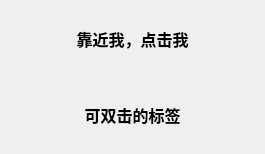
<?xml version="1.0" encoding="UTF-8"?>
<ui version="4.0">
 <class>Widget</class>
 <widget class="QWidget" name="Widget">
  <property name="geometry">
   <rect>
    <x>0</x>
    <y>0</y>
    <width>265</width>
    <height>154</height>
   </rect>
  </property>
  <property name="windowTitle">
   <string>事件过滤器</string>
  </property>
  <layout class="QVBoxLayout" name="verticalLayout">
   <property name="spacing">
    <number>20</number>
   </property>
   <item>
    <widget class="QLabel" name="labHover">
     <property name="font">
      <font>
       <family>Times New Roman</family>
       <pointsize>12</pointsize>
       <weight>75</weight>
       <bold>true</bold>
      </font>
     </property>
     <property name="autoFillBackground">
      <bool>false</bool>
     </property>
     <property name="styleSheet">
      <string notr="true"/>
     </property>
     <property name="text">
      <string>靠近我，点击我</string>
     </property>
     <property name="alignment">
      <set>Qt::AlignCenter</set>
     </property>
    </widget>
   </item>
   <item>
    <widget class="QLabel" name="labDBClick">
     <property name="font">
      <font>
       <family>Times New Roman</family>
       <pointsize>12</pointsize>
       <weight>75</weight>
       <bold>true</bold>
      </font>
     </property>
     <property name="autoFillBackground">
      <bool>false</bool>
     </property>
     <property name="styleSheet">
      <string notr="true"/>
     </property>
     <property name="text">
      <string>可双击的标签</string>
     </property>
     <property name="alignment">
      <set>Qt::AlignCenter</set>
     </property>
    </widget>
   </item>
  </layout>
 </widget>
 <layoutdefault spacing="6" margin="11"/>
 <resources/>
 <connections/>
</ui>
